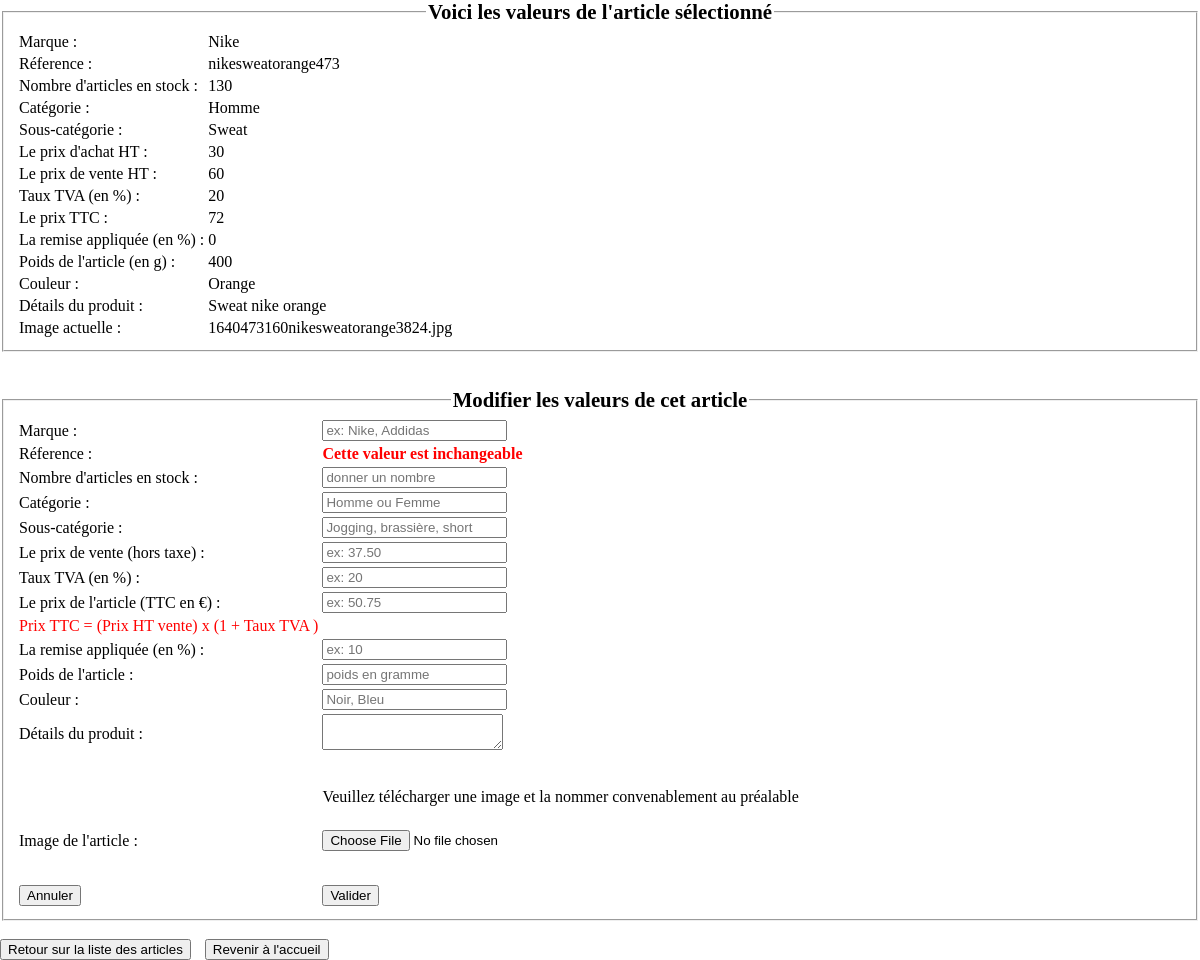
The page /espace_Admin/modifier_Article.php?reference=nikesweatorange473 on the database its author committed.
### tables this page shows
CREATE TABLE `products` (
  `id` int(11) NOT NULL,
  `marque` varchar(255) NOT NULL,
  `image` text NOT NULL,
  `reference` text NOT NULL,
  `description` text NOT NULL,
  `couleur` text NOT NULL,
  `taille` text NOT NULL,
  `categorie` varchar(11) NOT NULL,
  `sous_categorie` varchar(255) NOT NULL,
  `nombre_stock` int(11) NOT NULL DEFAULT 1,
  `poids` int(11) NOT NULL DEFAULT 0,
  `prix_achat_HT` float NOT NULL,
  `prix_vente_HT` float NOT NULL DEFAULT 0,
  `priceTTC` float NOT NULL,
  `tauxTVA` float NOT NULL,
  `remise` int(11) NOT NULL DEFAULT 0
);

### espace_Admin/modifier_Article.php (the view, shortened to what this page needs)
<?php
require('../src/connect.php');
if(isset($_GET['reference']) AND !empty($_GET['reference'])){
    $getRef= $_GET['reference'];
    $recupArticle = $db->prepare('SELECT *from products where reference = ?');
    $recupArticle->execute(array($getRef));
    if($recupArticle->rowCount() > 0){
        $article_Infos = $recupArticle->fetch();
        $marque_Vêtement = $article_Infos['marque'];
        $nbr_Vêtement = $article_Infos['nombre_stock'];
        $categorie_Vêtement = $article_Infos['categorie'];
        $sousCat_Vêtement = $article_Infos['sous_categorie'];
        $prixAchat_Vêtement = $article_Infos['prix_achat_HT'];
        $prixVente_Vêtement = $article_Infos['prix_vente_HT'];
        $tauxTVA = $article_Infos['tauxTVA'];
        $prixTTC_Vêtement = $article_Infos['priceTTC'];
        $remise_Vêtement = $article_Infos['remise'];
        $poids_Vêtement = $article_Infos['poids'];
        $couleur_Vêtement = $article_Infos['couleur'];
        $description_Vêtement = $article_Infos['description'];
        $image_Vêtement = $article_Infos['image'];
    }else{
        echo "Aucun article n'a été trouvé";
    }
}else{
    "La référence n'a pas été récupéré ";
}
?>
<!DOCTYPE html>
<html lang="en">
<head>
    <link rel="stylesheet" href="style/stylesheet.css" >
</head>
<body>
    <form method="POST" action="" enctype="multipart/form-data">
        <fieldset>
            <legend style="font-weight:bold; font-size:1.3em;">Voici les valeurs de l'article sélectionné</legend>
            <table style="text-align: initial;">
                    <tr>
                        <td> Marque :</a> </td>
                        <td> <?= $marque_Vêtement?> </td>
                    </tr>
                    <tr>
                        <td> Réference : </td>
                        <td> <?= $getRef?> </td>
                    </tr>
                    <tr>
                        <td> Nombre d'articles en stock : </td>
                        <td> <?= $nbr_Vêtement?> </td>
                    </tr>
                    <tr>
                        <td> Catégorie : </td>
                        <td> <?= $categorie_Vêtement?> </td>
                    </tr>
                    <tr>
                        <td> Sous-catégorie : </td>
                        <td> <?= $sousCat_Vêtement?> </td>
                    </tr>
                    <tr>
                        <td> Le prix d'achat HT : </td>
                        <td> <?= $prixAchat_Vêtement?> </td>
                    </tr>
                    <tr>
                        <td> Le prix de vente HT : </td>
                        <td> <?= $prixVente_Vêtement?> </td>
                    </tr>
                    <tr>
                        <td> Taux TVA (en %) : </td>
                        <td> <?= $tauxTVA?> </td>
                    </tr>
                    <tr>
                        <td> Le prix TTC : </td>
                        <td> <?= $prixTTC_Vêtement?> </td>
                    </tr>
                    <tr>
                        <td> La remise appliquée (en %) : </td>
                        <td> <?= $remise_Vêtement?> </td>
                    </tr>
                    <tr>
                        <td> Poids de l'article (en g) : </td>
                        <td> <?= $poids_Vêtement?> </td>
                    </tr>
                    <tr>
                        <td> Couleur : </td>
                        <td> <?= $couleur_Vêtement?> </td>
                    </tr>
                    <tr>
                        <td> Détails du produit : </td>
                        <td> <?= $description_Vêtement?> </td>
                    </tr>
                    <tr>
                        <td> Image actuelle : </td>
                        <td> <?= $image_Vêtement?> </td>
                    </tr>
                </table>
        </fieldset>
    </form> <br><br>
    <form method="POST" action="" enctype="multipart/form-data">
        <fieldset> <legend style="font-weight:bold; font-size:1.3em;">Modifier les valeurs de cet article</legend>
            <table style="text-align: initial;">
                <tr>
                    <td> Marque : </td>
                    <td> <input type="text" name = "marque" placeholder="ex: Nike, Addidas" autofocus> </td>
                </tr>
                <tr>
                    <td> Réference : </td>
                    <td><b style="color:red;"> Cette valeur est inchangeable </b></td>
                </tr>
                <tr>
                    <td> Nombre d'articles en stock : </td>
                    <td> <input type="number" name = "stock" placeholder="donner un nombre"> </td>
                </tr>
                <tr>
                    <td> Catégorie : </td>
                    <td> <input type="text" name = "categorie" placeholder="Homme ou Femme"> </td>
                </tr>
                <tr>
                    <td> Sous-catégorie : </td>
                    <td> <input type="text" name = "sousCat" placeholder="Jogging, brassière, short"> </td>
                </tr>
                <tr>
                    <td> Le prix de vente (hors taxe) : </td>
                    <td> <input type="float" name = "prix_vente" placeholder="ex: 37.50"> </td>
                </tr>
                <tr>
                    <td> Taux TVA (en %) : </td>
                    <td> <input type="float" name = "TVA" placeholder="ex: 20"> </td>
                </tr>
                <tr>
                    <td> Le prix de l'article (TTC en €) : </td>
                    <td> <input type="float" name = "priceTTC" placeholder="ex: 50.75"> </td>
                </tr>
                <tr>
                    <td style="color:red;"> Prix TTC = (Prix HT vente) x (1 + Taux TVA )</td>
                </tr>
                <tr>
                    <td> La remise appliquée (en %) : </td>
                    <td> <input type="number" name= "remiseVêtement" placeholder="ex: 10"> </td>
                </tr>
                <tr>
                    <td> Poids de l'article : </td>
                    <td> <input type="float" name = "poids" placeholder="poids en gramme"> </td>
                </tr>
                <tr>
                    <td> Couleur : </td>
                    <td> <input type="text" name = "couleur"placeholder="Noir, Bleu"> </td>
                </tr>
                <tr>
                    <td> Détails du produit : </td>
                    <td> <textarea name = "description"></textarea> </td>
                </tr>
                <tr>
                    <td style='padding-top:15px;'> </td>
                    <td style='padding-top:15px;padding-bottom:5px;'><p> Veuillez télécharger une image et la nommer convenablement au préalable </p></td>
                </tr>
                <tr>
                    <td> Image de l'article : </td>
                    <td> <input type="file" name="img" /> </td>
                    <td>  </td>
                </tr>
                <tr>
                    <td> <input style="margin-top:30px;" name='res' type='reset' value='Annuler'/></td>
                    <td><input style="margin-top:30px;" name='ok' type='submit' value='Valider'onclick = "successModif()"/></td>
                </tr>
            </table>
        </fieldset>
    </form>
    <br>
    <button onclick="window.location.href='articles.php';">Retour sur la liste des articles</button>
    <button style="margin-left:10px;" onclick="window.location.href='../espace_commun/accueilCommun.php?accueil=1';">Revenir à l'accueil</button>
</body>
</html>

### espace_Admin/style/stylesheet.css (style rules this page uses)
html { background: white; }
body { width: 100%; padding: 0; background: white; background-size: 100% auto; background-repeat: repeat; margin: 0; }
legend { text-align: center; margin-top: 2%; }

### rows shown on the page
products: marque "Nike", nombre_stock "130", categorie "Homme", sous_categorie "Sweat", prix_achat_HT "30", prix_vente_HT "60", tauxTVA "20", priceTTC "72", remise "0", poids "400", couleur "Orange", description "Sweat nike orange", image "1640473160nikesweatorange3824.jpg"

### other values the page prints
$getRef "nikesweatorange473"
